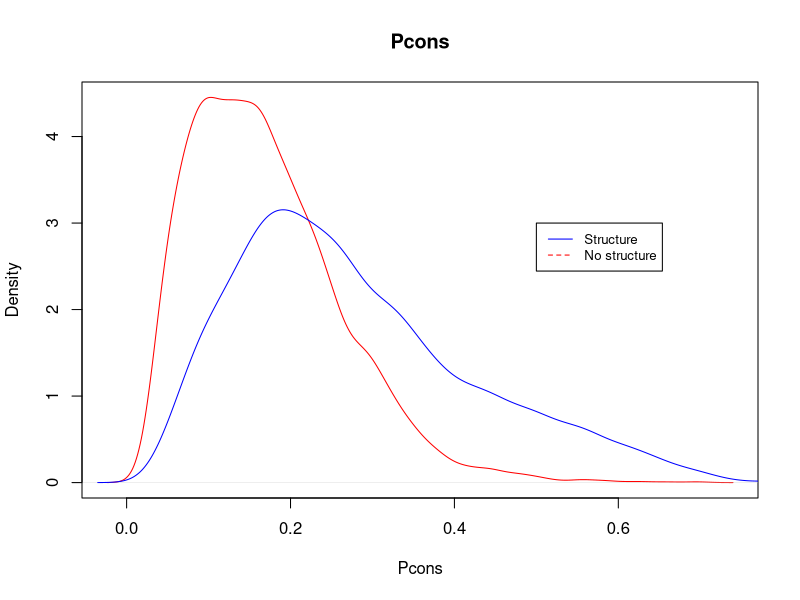
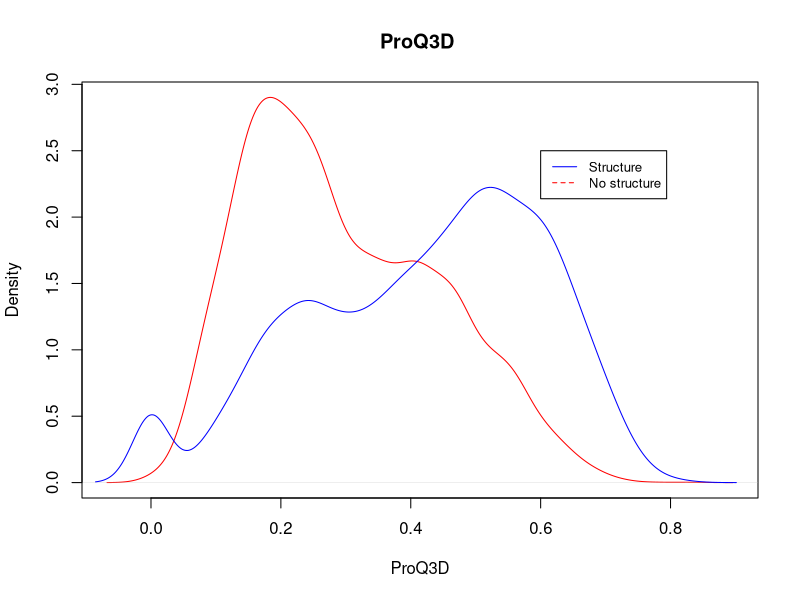
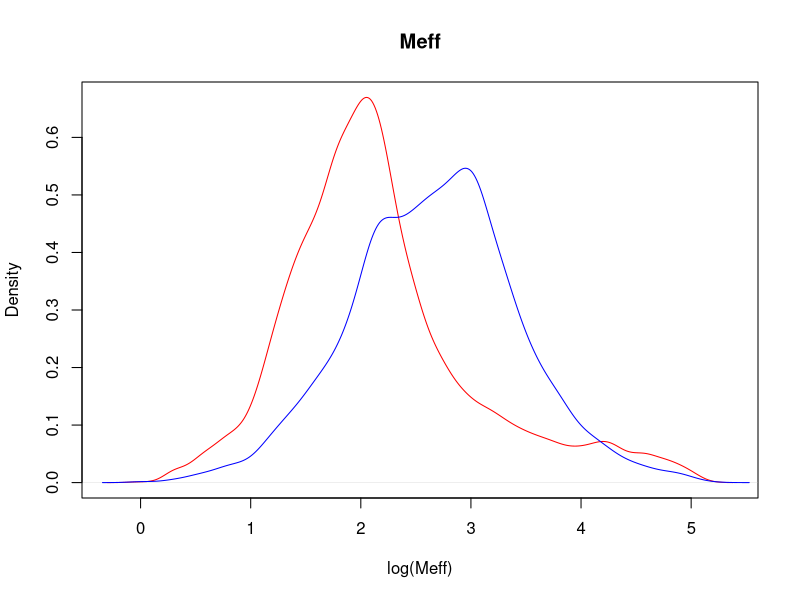
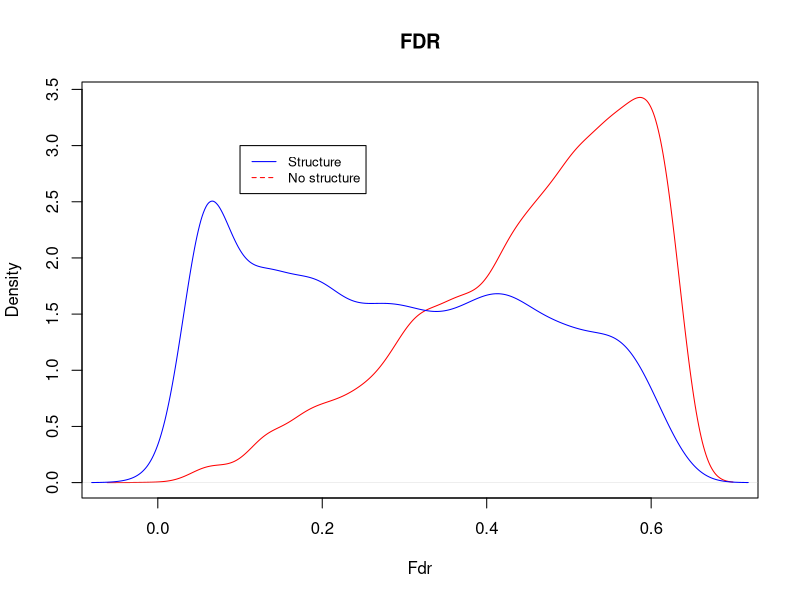
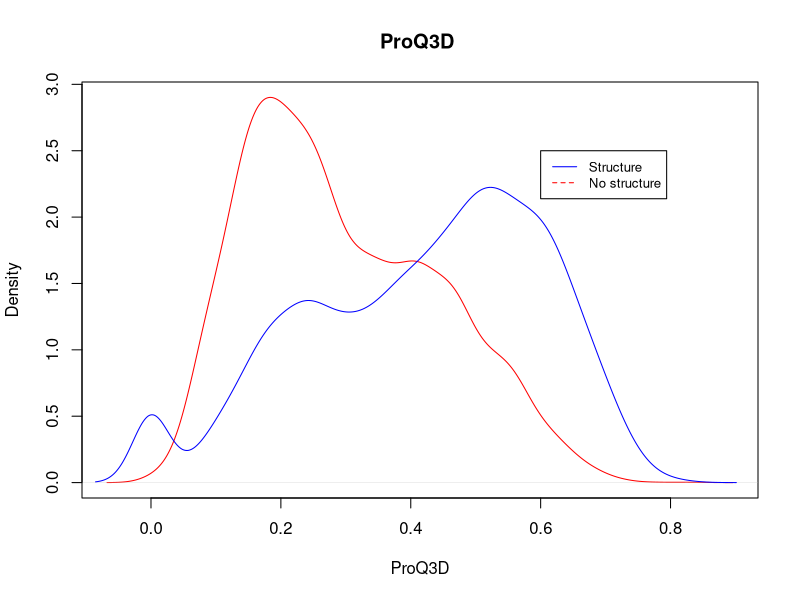
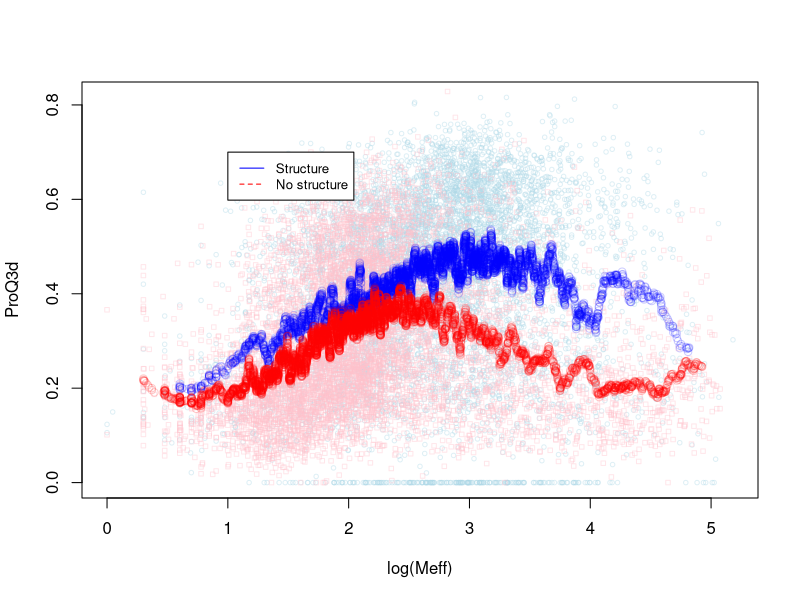
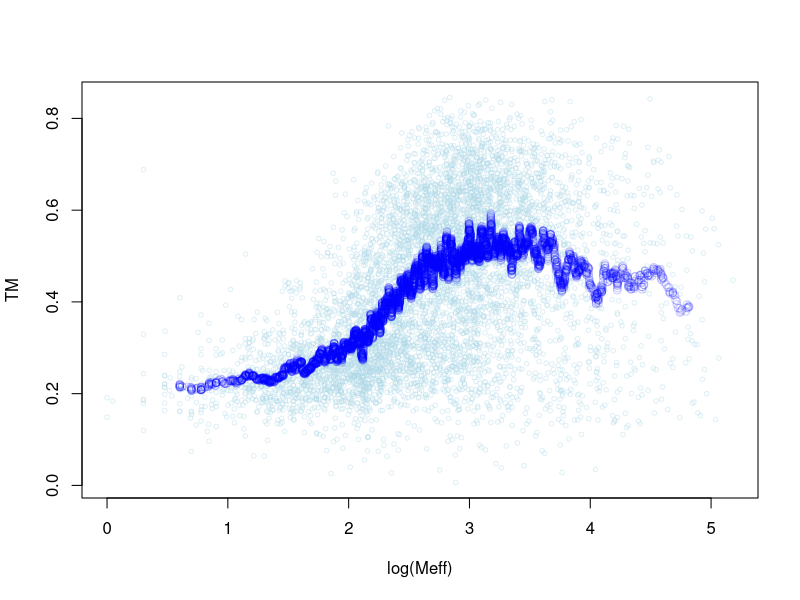
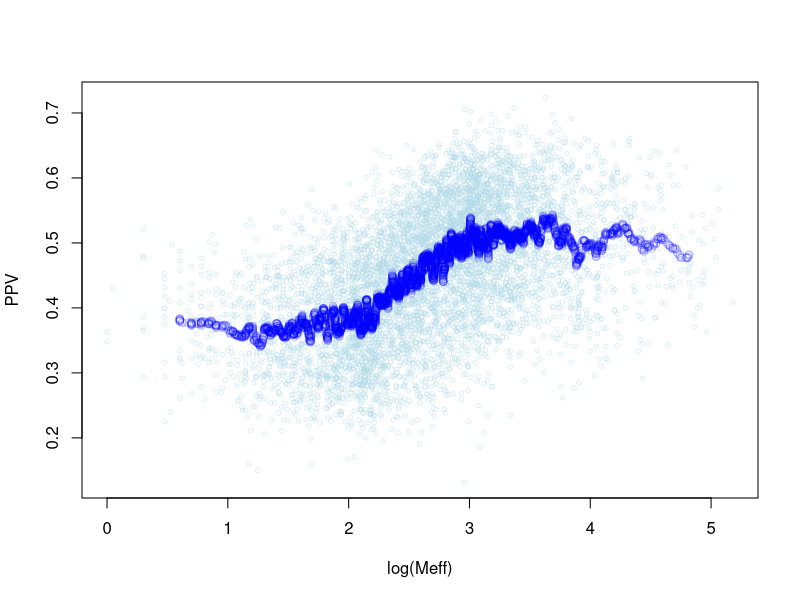

Reproduce these figures in R, in order.

data<-read.csv("../stats.txt",header = TRUE, sep = ",")
structure=na.omit(data)
#nostruct=data[apply(is.na(data$TM), 1, any),]
nostruct=data[which(is.na(data$tm) &! is.na(data$fdr)),]
nostruct$logMeff=log10(nostruct$Meff)
structure$logMeff=log10(structure$Meff)

structPcons<-density(structure$pcons)
nostructPcons<-density(nostruct$pcons)
structProQ<-density(structure$proq3)
nostructProQ<-density(nostruct$proq3)
structMeff<-density(structure$Meff)
nostructMeff<-density(nostruct$Meff)
structlogMeff<-density(structure$logMeff)
nostructlogMeff<-density(nostruct$logMeff)
structFDR<-density(structure$fdr)
nostructFDR<-density(nostruct$fdr)

postscript("density_pcons.eps", width=8,height=8,paper="special",horizontal=F,onefile=F,colormodel="rgb")
plot(nostructPcons,main="Pcons", xlab="Pcons", ylab="Density",col="red")
lines(structPcons,col="blue")
legend(0.5,3, legend=c("Structure", "No structure"), col=c("blue", "red"), lty=1:2, cex=0.8)
dev.off()

postscript("density_proq.eps", width=8,height=8,paper="special",horizontal=F,onefile=F,colormodel="rgb")
plot(nostructProQ,main="ProQ3D ", xlab="ProQ3D", ylab="Density",col="red")
lines(structProQ,col="blue")
legend(0.6,2.5, legend=c("Structure", "No structure"), col=c("blue", "red"), lty=1:2, cex=0.8)
dev.off()

postscript("density_meff.eps", width=8,height=8,paper="special",horizontal=F,onefile=F,colormodel="rgb")
plot(nostructlogMeff,main="Meff", xlab="log(Meff)", ylab="Density",col="red")
lines(structlogMeff,col="blue")
legend(8,0.24, legend=c("Structure", "No structure"), col=c("blue", "red"), lty=1:2, cex=0.8)
dev.off()

postscript("density_fdr.eps", width=8,height=8,paper="special",horizontal=F,onefile=F,colormodel="rgb")
plot(nostructFDR,main="FDR", xlab="Fdr", ylab="Density",col="red")
lines(structFDR,col="blue")
legend(0.1,3, legend=c("Structure", "No structure"), col=c("blue", "red"), lty=1:2, cex=0.8)
dev.off()


ma <- function(x,n=50){filter(x,rep(1/n,n), sides=2)}

library(scales)



postscript("figures/meff-pcons.eps", width=8,height=8,paper="special",horizontal=F,onefile=F,colormodel="rgb")
plot(nostructProQ,main="ProQ3D ", xlab="ProQ3D", ylab="Density",col="red")
lines(structProQ,col="blue")
legend(0.6,2.5, legend=c("Structure", "No structure"), col=c("blue", "red"), lty=1:2, cex=0.8)
legend(1,0.7, legend=c("Structure", "No structure"), col=c("blue", "red"), lty=1:2, cex=0.8)
dev.off()



postscript("figures/meff-pcons.eps", width=8,height=8,paper="special",horizontal=F,onefile=F,colormodel="rgb")
cairo_ps(file = "figures/meff-proq3d.eps", onefile = FALSE, fallback_resolution = 600)
plot(log10(structure$Meff),structure$proq,,cex=0.6,col = alpha("lightblue", 0.4),xlab="log(Meff)",ylab="ProQ3d")
points(log10(nostruct$Meff),nostruct$proq,cex=0.6,pch=0,col = alpha("pink", 0.4))
points(log10(structure$Meff[order(structure$Meff)]),ma(structure$proq[order(structure$Meff)]), col=alpha("blue",0.2))
points(log10(nostruct$Meff[order(nostruct$Meff)]),ma(nostruct$proq[order(nostruct$Meff)]), col=alpha("red",0.2))
legend(1,0.7, legend=c("Structure", "No structure"), col=c("blue", "red"), lty=1:2, cex=0.8)
dev.off()

postscript("figures/meff-pcons.eps", width=8,height=8,paper="special",horizontal=F,onefile=F,colormodel="rgb")
cairo_ps(file = "figures/meff-TM.eps", onefile = FALSE, fallback_resolution = 600)
plot(log10(structure$Meff),structure$tm,,cex=0.6,col = alpha("lightblue", 0.4),xlab="log(Meff)",ylab="TM")
points(log10(structure$Meff[order(structure$Meff)]),ma(structure$tm[order(structure$Meff)]), col=alpha("blue",0.2))
dev.off()


postscript("figures/meff-pcons.eps", width=8,height=8,paper="special",horizontal=F,onefile=F,colormodel="rgb")
cairo_ps(file = "figures/meff-PPV.eps", onefile = FALSE, fallback_resolution = 600)
plot(log10(structure$Meff),structure$ppv,,cex=0.6,col = alpha("lightblue", 0.4),xlab="log(Meff)",ylab="PPV")
points(log10(structure$Meff[order(structure$Meff)]),ma(structure$ppv[order(structure$Meff)]), col=alpha("blue",0.2))
dev.off()

